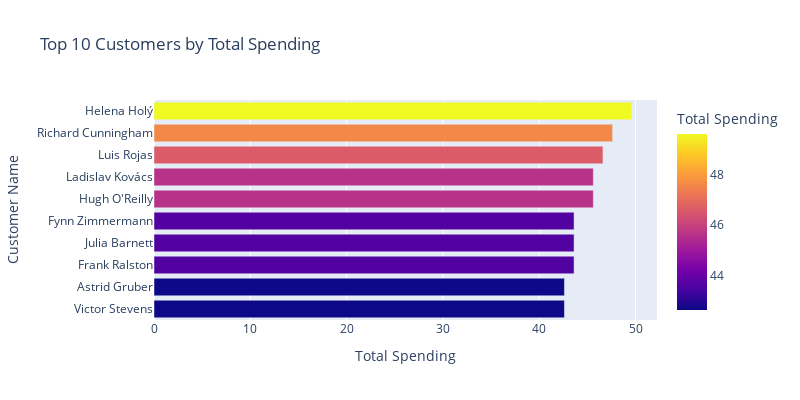

This figure's notebook cell:
### Code cell
plot_top_customer = px.bar(
    top_customer.sort_values('total', ascending=True),
    x='total',
    y='full_name',
    title='Top 10 Customers by Total Spending',
    labels={'full_name': 'Customer Name', 'total': 'Total Spending'},
    orientation='h',
    color='total',
)
plot_top_customer.update_layout(width=800, height=400)
plot_top_customer

### Figure 1 — Plotly figure (JSON) as saved in the notebook; plotly's stock layout.template omitted (floating-point values rounded to 4 significant figures)
{"data": [{"hovertemplate": "Total Spending=%{marker.color}<br>Customer Name=%{y}<extra></extra>", "legendgroup": "", "marker": {"color": [42.62, 42.62, 43.62, 43.62, 43.62, 45.62, 45.62, 46.62, 47.62, 49.62], "coloraxis": "coloraxis", "pattern": {"shape": ""}}, "name": "", "orientation": "h", "showlegend": false, "textposition": "auto", "type": "bar", "x": [42.62, 42.62, 43.62, 43.62, 43.62, 45.62, 45.62, 46.62, 47.62, 49.62], "xaxis": "x", "y": ["Victor Stevens", "Astrid Gruber", "Frank Ralston", "Julia Barnett", "Fynn Zimmermann", "Hugh O'Reilly", "Ladislav Kovács", "Luis Rojas", "Richard Cunningham", "Helena Holý"], "yaxis": "y"}], "layout": {"barmode": "relative", "coloraxis": {"colorbar": {"title": {"text": "Total Spending"}}, "colorscale": [[0, "#0d0887"], [0.1111, "#46039f"], [0.2222, "#7201a8"], [0.3333, "#9c179e"], [0.4444, "#bd3786"], [0.5556, "#d8576b"], [0.6667, "#ed7953"], [0.7778, "#fb9f3a"], [0.8889, "#fdca26"], [1, "#f0f921"]]}, "height": 400, "legend": {"tracegroupgap": 0}, "title": {"text": "Top 10 Customers by Total Spending"}, "width": 800, "xaxis": {"anchor": "y", "domain": [0, 1], "title": {"text": "Total Spending"}}, "yaxis": {"anchor": "x", "domain": [0, 1], "title": {"text": "Customer Name"}}}}
